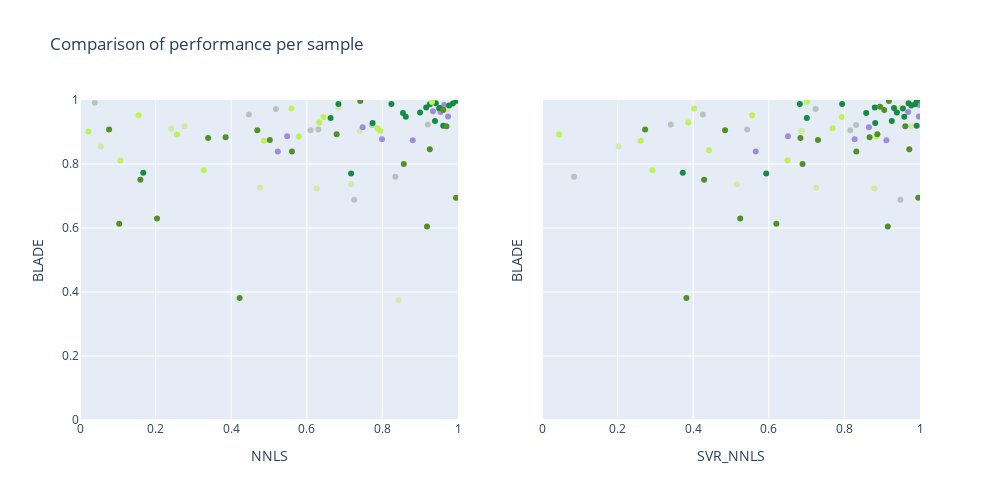

Write notebook code for a chart like this one.
### Code cell
PerfMat = outcome_PerSample.pivot_table(values='Cor_Fraction', columns='method', index=['Sample','dataset'])
PerfMat.reset_index(inplace=True)
PerfMat.dataset = PerfMat.dataset.astype('category')
cols = PerfMat.dataset.map(colorsIdx)

fig = make_subplots(rows=1, cols=2, shared_yaxes=True)
fig.add_trace(
    go.Scatter(y=PerfMat.BLADE, x=PerfMat.NNLS, mode="markers", text=PerfMat.dataset,
               marker=dict(color=cols, coloraxis="coloraxis")
            ),
    row=1,col=1
)

fig.add_trace(
    go.Scatter(y=PerfMat.BLADE, x=PerfMat.SVR_NNLS, mode="markers", text=PerfMat.dataset,
               marker=dict(color=cols, coloraxis="coloraxis")
            ),
    row=1,col=2
)

fig.update_layout(height=500, width=1000,
                  title_text="Comparison of performance per sample")
fig.update_layout(coloraxis=dict(colorscale='Bluered_r'), showlegend=False)

fig.update_yaxes(range=[0, 1], title_text="BLADE")
fig.update_xaxes(range=[0, 1], title_text="NNLS", row=1,col=1)
fig.update_xaxes(range=[0, 1], title_text="SVR_NNLS", row=1,col=2)
fig.show()
